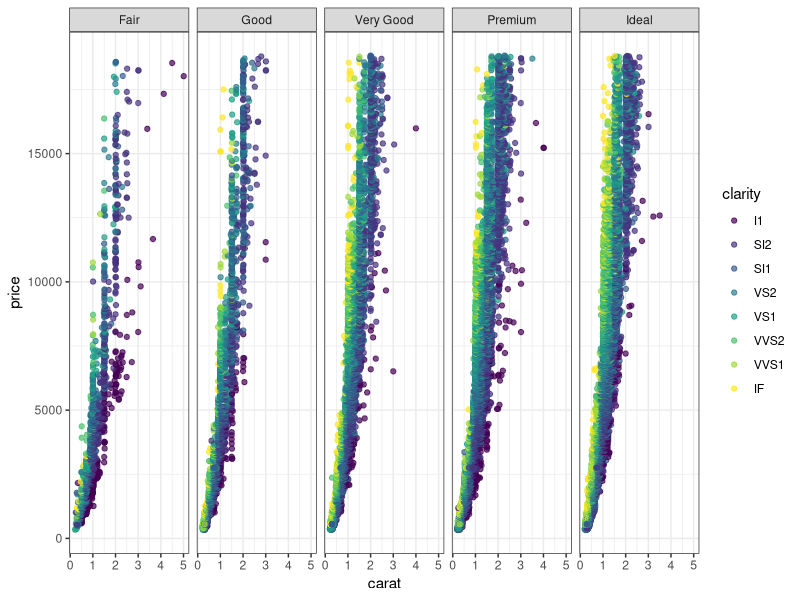

This chart was generated by the following R code:
## ---- chunk 1
knitr::opts_chunk$set(echo = TRUE)
library(dplyr)
library(ggplot2)
## ---- chunk 2
diamonds %>% 
  ggplot() +
  geom_point(
    aes(
      x = carat,
      y = price,
      color = clarity
    ),
    alpha = 0.7
  ) +
  facet_grid(. ~ cut) +
  theme_bw()
